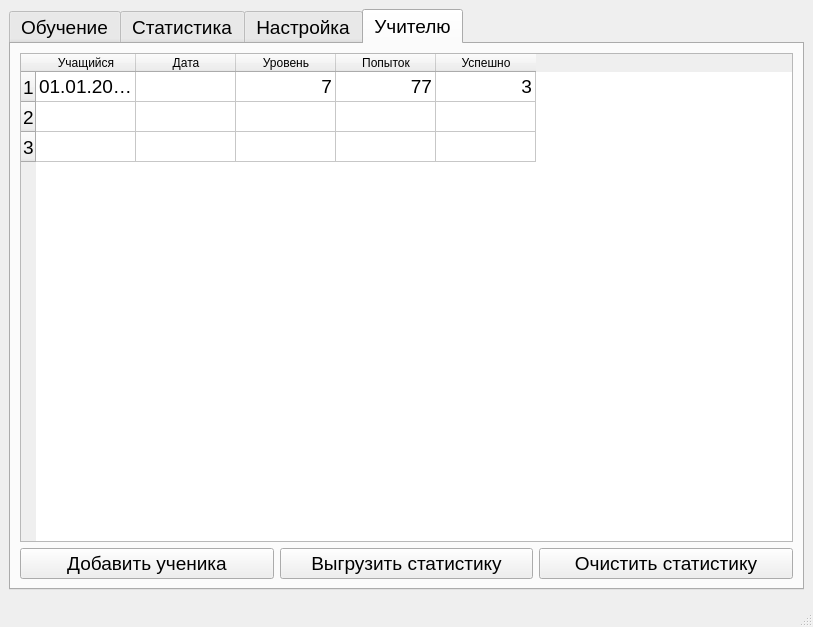
<?xml version="1.0" encoding="UTF-8"?>
<ui version="4.0">
 <class>MainWindow</class>
 <widget class="QMainWindow" name="MainWindow">
  <property name="geometry">
   <rect>
    <x>0</x>
    <y>0</y>
    <width>813</width>
    <height>627</height>
   </rect>
  </property>
  <property name="font">
   <font>
    <pointsize>14</pointsize>
   </font>
  </property>
  <property name="windowTitle">
   <string>Изучаем системы счисления. V 1.2</string>
  </property>
  <widget class="QWidget" name="centralwidget">
   <layout class="QGridLayout" name="gridLayout">
    <item row="0" column="0">
     <widget class="QTabWidget" name="tabWidget">
      <property name="currentIndex">
       <number>3</number>
      </property>
      <widget class="QWidget" name="study">
       <attribute name="title">
        <string>Обучение</string>
       </attribute>
       <layout class="QGridLayout" name="gridLayout_2">
        <item row="0" column="0" colspan="4">
         <widget class="QLabel" name="problem">
          <property name="text">
           <string>Введите значение числа</string>
          </property>
          <property name="wordWrap">
           <bool>true</bool>
          </property>
         </widget>
        </item>
        <item row="4" column="0" colspan="4">
         <widget class="QLabel" name="remark">
          <property name="text">
           <string/>
          </property>
          <property name="alignment">
           <set>Qt::AlignCenter</set>
          </property>
         </widget>
        </item>
        <item row="1" column="1">
         <widget class="QLineEdit" name="solution"/>
        </item>
        <item row="1" column="0">
         <widget class="QLabel" name="task">
          <property name="text">
           <string>1</string>
          </property>
         </widget>
        </item>
        <item row="7" column="0">
         <spacer name="verticalSpacer">
          <property name="orientation">
           <enum>Qt::Vertical</enum>
          </property>
          <property name="sizeHint" stdset="0">
           <size>
            <width>20</width>
            <height>401</height>
           </size>
          </property>
         </spacer>
        </item>
        <item row="1" column="2">
         <widget class="QPushButton" name="verify">
          <property name="text">
           <string>Проверить</string>
          </property>
          <property name="default">
           <bool>true</bool>
          </property>
          <property name="flat">
           <bool>false</bool>
          </property>
         </widget>
        </item>
        <item row="1" column="3">
         <widget class="QPushButton" name="skip">
          <property name="text">
           <string>Следующее число</string>
          </property>
         </widget>
        </item>
        <item row="6" column="0" colspan="4">
         <widget class="QLabel" name="ver">
          <property name="text">
           <string>Статистика выполнения</string>
          </property>
         </widget>
        </item>
        <item row="5" column="0">
         <spacer name="verticalSpacer_3">
          <property name="orientation">
           <enum>Qt::Vertical</enum>
          </property>
          <property name="sizeHint" stdset="0">
           <size>
            <width>20</width>
            <height>40</height>
           </size>
          </property>
         </spacer>
        </item>
       </layout>
      </widget>
      <widget class="QWidget" name="statistic">
       <attribute name="title">
        <string>Статистика</string>
       </attribute>
       <layout class="QGridLayout" name="gridLayout_4">
        <item row="0" column="0">
         <widget class="QTableWidget" name="tableUser">
          <row>
           <property name="text">
            <string>1</string>
           </property>
          </row>
          <row>
           <property name="text">
            <string>2</string>
           </property>
          </row>
          <row>
           <property name="text">
            <string>3</string>
           </property>
          </row>
          <column>
           <property name="text">
            <string>Пользователь</string>
           </property>
          </column>
          <column>
           <property name="text">
            <string>Дата</string>
           </property>
          </column>
          <column>
           <property name="text">
            <string>Уровень</string>
           </property>
          </column>
          <column>
           <property name="text">
            <string>Попыток</string>
           </property>
          </column>
          <column>
           <property name="text">
            <string>Успешно</string>
           </property>
          </column>
          <item row="0" column="0">
           <property name="text">
            <string>01.01.2021</string>
           </property>
           <property name="textAlignment">
            <set>AlignCenter</set>
           </property>
          </item>
          <item row="0" column="1">
           <property name="text">
            <string>7</string>
           </property>
           <property name="textAlignment">
            <set>AlignTrailing|AlignVCenter</set>
           </property>
          </item>
          <item row="0" column="3">
           <property name="text">
            <string>77</string>
           </property>
           <property name="textAlignment">
            <set>AlignTrailing|AlignVCenter</set>
           </property>
          </item>
          <item row="0" column="4">
           <property name="text">
            <string>3</string>
           </property>
           <property name="textAlignment">
            <set>AlignTrailing|AlignVCenter</set>
           </property>
          </item>
         </widget>
        </item>
       </layout>
      </widget>
      <widget class="QWidget" name="preferences">
       <attribute name="title">
        <string>Настройка</string>
       </attribute>
       <layout class="QGridLayout" name="gridLayout_3">
        <item row="4" column="0">
         <spacer name="verticalSpacer_2">
          <property name="orientation">
           <enum>Qt::Vertical</enum>
          </property>
          <property name="sizeHint" stdset="0">
           <size>
            <width>20</width>
            <height>40</height>
           </size>
          </property>
         </spacer>
        </item>
        <item row="3" column="0">
         <widget class="QCheckBox" name="checkBox_droby">
          <property name="text">
           <string>Использовать дробные числа</string>
          </property>
         </widget>
        </item>
        <item row="2" column="0">
         <widget class="QRadioButton" name="radioButton_all_syst">
          <property name="text">
           <string>2-, 4-, 8-, 16-ричные системы счисления</string>
          </property>
         </widget>
        </item>
        <item row="1" column="0">
         <widget class="QRadioButton" name="radioButton_2_4_8">
          <property name="text">
           <string>Двоичная, четверичная, восьмеричная системы счисления</string>
          </property>
         </widget>
        </item>
        <item row="0" column="0">
         <widget class="QRadioButton" name="radioButton_bin_only">
          <property name="text">
           <string>Только двоичная система счисления</string>
          </property>
          <property name="checked">
           <bool>true</bool>
          </property>
         </widget>
        </item>
       </layout>
      </widget>
      <widget class="QWidget" name="teacher">
       <attribute name="title">
        <string>Учителю</string>
       </attribute>
       <layout class="QGridLayout" name="gridLayout_5">
        <item row="1" column="1">
         <widget class="QPushButton" name="pushButton_export_stat">
          <property name="text">
           <string>Выгрузить статистику</string>
          </property>
         </widget>
        </item>
        <item row="1" column="0">
         <widget class="QPushButton" name="pushButton_new_user">
          <property name="text">
           <string>Добавить ученика</string>
          </property>
         </widget>
        </item>
        <item row="1" column="2">
         <widget class="QPushButton" name="pushButton_clear_stat">
          <property name="text">
           <string>Очистить статистику</string>
          </property>
         </widget>
        </item>
        <item row="0" column="0" colspan="3">
         <widget class="QTableWidget" name="tableAllUser">
          <row>
           <property name="text">
            <string>1</string>
           </property>
          </row>
          <row>
           <property name="text">
            <string>2</string>
           </property>
          </row>
          <row>
           <property name="text">
            <string>3</string>
           </property>
          </row>
          <column>
           <property name="text">
            <string>Учащийся</string>
           </property>
          </column>
          <column>
           <property name="text">
            <string>Дата</string>
           </property>
          </column>
          <column>
           <property name="text">
            <string>Уровень</string>
           </property>
          </column>
          <column>
           <property name="text">
            <string>Попыток</string>
           </property>
          </column>
          <column>
           <property name="text">
            <string>Успешно</string>
           </property>
          </column>
          <item row="0" column="0">
           <property name="text">
            <string>01.01.2021</string>
           </property>
           <property name="textAlignment">
            <set>AlignCenter</set>
           </property>
          </item>
          <item row="0" column="2">
           <property name="text">
            <string>7</string>
           </property>
           <property name="textAlignment">
            <set>AlignTrailing|AlignVCenter</set>
           </property>
          </item>
          <item row="0" column="3">
           <property name="text">
            <string>77</string>
           </property>
           <property name="textAlignment">
            <set>AlignTrailing|AlignVCenter</set>
           </property>
          </item>
          <item row="0" column="4">
           <property name="text">
            <string>3</string>
           </property>
           <property name="textAlignment">
            <set>AlignTrailing|AlignVCenter</set>
           </property>
          </item>
         </widget>
        </item>
       </layout>
      </widget>
     </widget>
    </item>
   </layout>
  </widget>
  <widget class="QStatusBar" name="statusbar"/>
  <action name="action_2">
   <property name="text">
    <string>За сегодня</string>
   </property>
  </action>
  <action name="action_3">
   <property name="text">
    <string>За все время</string>
   </property>
  </action>
 </widget>
 <tabstops>
  <tabstop>tabWidget</tabstop>
  <tabstop>solution</tabstop>
  <tabstop>verify</tabstop>
  <tabstop>skip</tabstop>
  <tabstop>tableUser</tabstop>
  <tabstop>radioButton_bin_only</tabstop>
  <tabstop>radioButton_2_4_8</tabstop>
  <tabstop>radioButton_all_syst</tabstop>
  <tabstop>checkBox_droby</tabstop>
  <tabstop>tableAllUser</tabstop>
  <tabstop>pushButton_new_user</tabstop>
  <tabstop>pushButton_export_stat</tabstop>
  <tabstop>pushButton_clear_stat</tabstop>
 </tabstops>
 <resources/>
 <connections/>
</ui>
